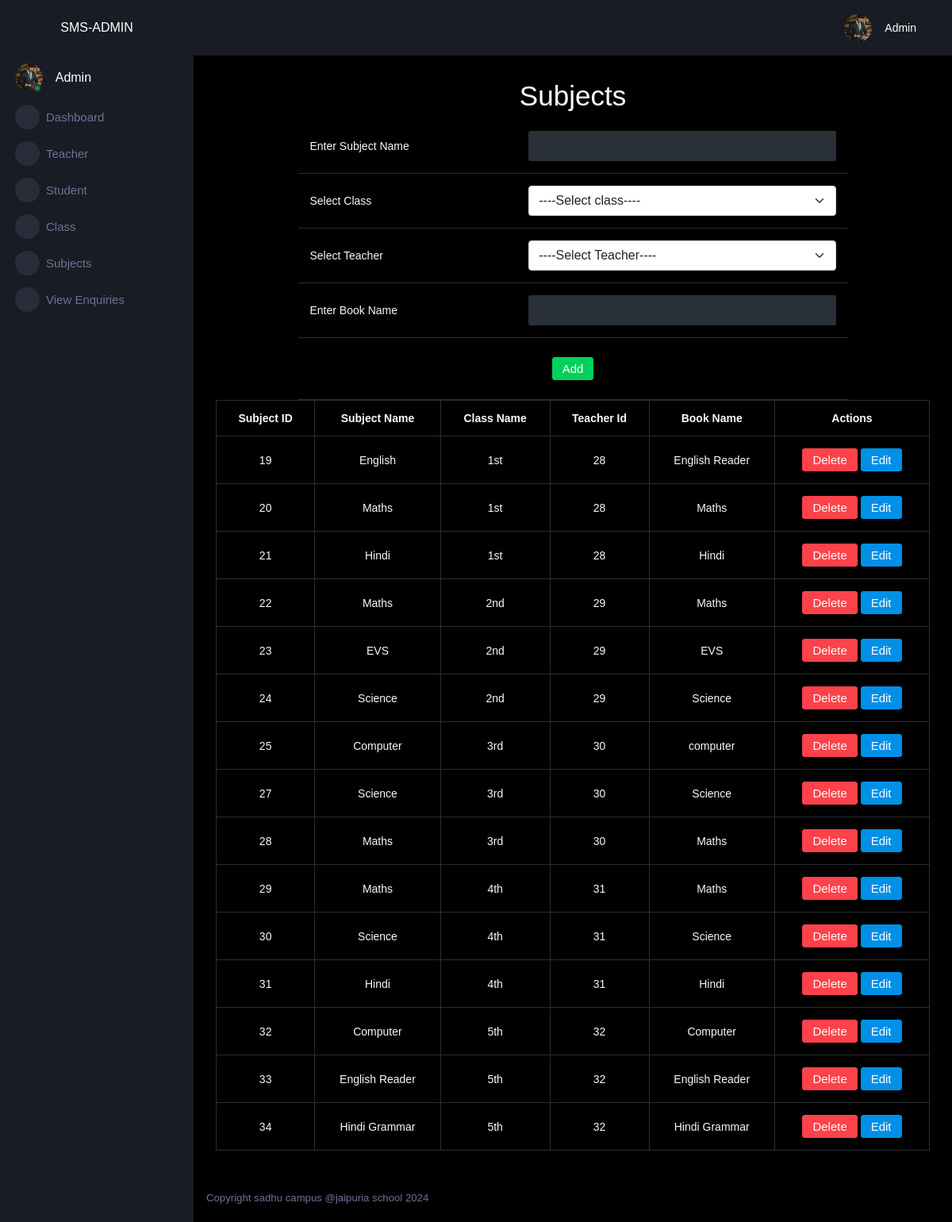
Screenshot of /adminapp/subjects (signed in) with the database file from the repository.
### user/models.py (models this page shows)
class Subjects(models.Model):
    id=models.BigAutoField(primary_key=True)
    name=models.CharField(max_length=25)
    classid=models.CharField(max_length=20)
    teacherid=models.CharField(max_length=20)
    book=models.FileField()

### adminapp/views.py (the view, shortened to what this page needs)
# urls.py: path('subjects',views.subjects,name="subjects"),
@cache_control(no_store=True,no_cache=True,must_revalidate=True)
def subjects(request):
        if request.session['username']!=None:
            cl=Class.objects.all()
            sub=Subjects.objects.all()
            teacher=Teacher.objects.all()
            return render(request,'subjects.html',locals())

### adminapp/templates/subjects.html (shortened to what this page needs)
{% extends "adminparent.html" %}
{% block body %}
    <div class="row">
        <div class="col-sm-12">
            <h1 style="text-align:center;">Subjects</h1>
              <form action="" method="post" class="row">
                <table class="table text-light w-75 mx-auto">
                    <tr>
                        <td>Enter Subject Name</td>
                        <td>
                            <input type="text" name="name" class="form-control">
                        </td>
                    </tr>
                    <tr>
                        <td>Select Class</td>
                        <td>
                            <select name="classid" class="form-select">
                                <option selected>----Select class----</option>
                            </select>
                        </td>
                    </tr>
                    <tr>
                        <td>Select Teacher</td>
                        <td>
                            <select name="teacherid" class="form-select">
                                <option selected>----Select Teacher----</option>
                            </select>
                        </td>
                    </tr>
                    <tr>
                        <td>Enter Book Name</td>
                        <td>
                            <input type="text" name="book" class="form-control">
                        </td>
                    </tr>
                    <tr>
                        <td colspan="2" class="p-4 text-center">
                            <button type="submit" class="btn btn-success">Add</button>
                        </td>
                    </tr>
                </table>
              </form>
        </div>
    </div>
    <div class="row">
        <div class="col-sm-12">
            <table class="table table-bordered text-center text-light">
                <tr>
                    <th>Subject ID</th>
                    <th>Subject Name</th>
                    <th>Class Name</th>
                    <th>Teacher Id</th>
                    <th>Book Name</th>
                    <th>Actions</th>
                </tr>
                {% for s in sub %}
                <tr>
                    <td>{{s.id}}</td>
                    <td>{{s.name}}</td>
                    <td>{{s.classid}}</td>
                    <td>{{s.teacherid}}</td>
                    <td>{{s.book}}</td>
                    <td>
                        <a href="{% url 'adminapp:delsubject' id=s.id %}" class=" btn btn-danger">Delete</a>
                        <a href="{% url 'adminapp:editsubject' id=s.id %}" class=" btn btn-primary">Edit</a>
                    </td>
                </tr>
                {% endfor %}
            </table>
        </div>
    </div>
{% endblock body %}

### adminapp/templates/adminparent.html (style rules this page uses)
input { color:white !important; }
::placeholder { color:white !important; }

### rows the page displays
Subjects: id "19", name "English", classid "1st", teacherid "28", book "English Reader"
Subjects: id "20", name "Maths", classid "1st", teacherid "28", book "Maths"
Subjects: id "21", name "Hindi", classid "1st", teacherid "28", book "Hindi"
Subjects: id "22", name "Maths", classid "2nd", teacherid "29", book "Maths"
Subjects: id "23", name "EVS", classid "2nd", teacherid "29", book "EVS"
Subjects: id "24", name "Science", classid "2nd", teacherid "29", book "Science"
Subjects: id "25", name "Computer", classid "3rd", teacherid "30", book "computer"
Subjects: id "27", name "Science", classid "3rd", teacherid "30", book "Science"
Subjects: id "28", name "Maths", classid "3rd", teacherid "30", book "Maths"
Subjects: id "29", name "Maths", classid "4th", teacherid "31", book "Maths"
Subjects: id "30", name "Science", classid "4th", teacherid "31", book "Science"
Subjects: id "31", name "Hindi", classid "4th", teacherid "31", book "Hindi"
Subjects: id "32", name "Computer", classid "5th", teacherid "32", book "Computer"
Subjects: id "33", name "English Reader", classid "5th", teacherid "32", book "English Reader"
Subjects: id "34", name "Hindi Grammar", classid "5th", teacherid "32", book "Hindi Grammar"
